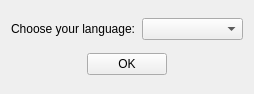
<?xml version="1.0" encoding="UTF-8"?>
<ui version="4.0">
 <class>LanguageChooser</class>
 <widget class="QWidget" name="LanguageChooser">
  <property name="geometry">
   <rect>
    <x>0</x>
    <y>0</y>
    <width>254</width>
    <height>94</height>
   </rect>
  </property>
  <property name="windowTitle">
   <string>Change language</string>
  </property>
  <layout class="QVBoxLayout" name="verticalLayout">
   <item>
    <layout class="QHBoxLayout" name="horizontalLayout">
     <item>
      <widget class="QLabel" name="label">
       <property name="text">
        <string>Choose your language:</string>
       </property>
      </widget>
     </item>
     <item>
      <widget class="QComboBox" name="languageList"/>
     </item>
    </layout>
   </item>
   <item>
    <layout class="QHBoxLayout" name="horizontalLayout_2">
     <item>
      <spacer name="horizontalSpacer">
       <property name="orientation">
        <enum>Qt::Horizontal</enum>
       </property>
       <property name="sizeHint" stdset="0">
        <size>
         <width>40</width>
         <height>20</height>
        </size>
       </property>
      </spacer>
     </item>
     <item>
      <widget class="QPushButton" name="OKButton">
       <property name="text">
        <string>OK</string>
       </property>
      </widget>
     </item>
     <item>
      <spacer name="horizontalSpacer_2">
       <property name="orientation">
        <enum>Qt::Horizontal</enum>
       </property>
       <property name="sizeHint" stdset="0">
        <size>
         <width>40</width>
         <height>20</height>
        </size>
       </property>
      </spacer>
     </item>
    </layout>
   </item>
  </layout>
 </widget>
 <resources/>
 <connections/>
</ui>
